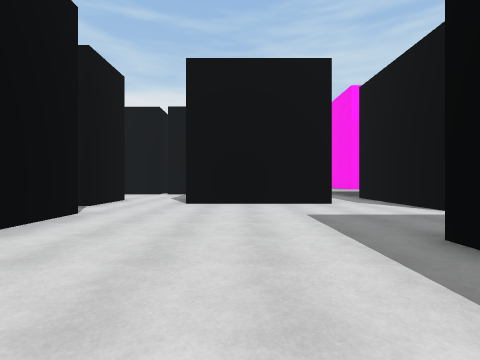
View 1 (above)

15 first-person views from a walk through a scene from a Unity 3-D project. The camera is 1.3 m above the floor, looks level and sees 85° across. The floor is counted in squares, 2 m on a side. Each view is taken from the middle of a square. On the plan, view 1 faces up. The plan holds only what a view shows up to about 9 squares ahead; the rest is blank. The place goes on beyond the plan. The player is left out.

View 2
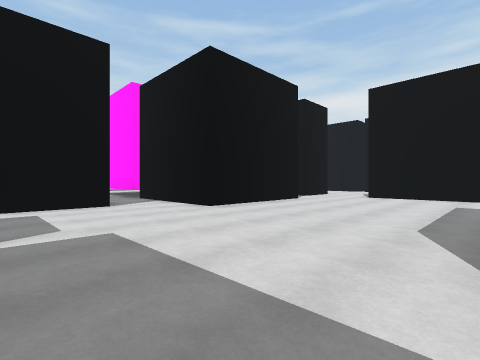

View 3
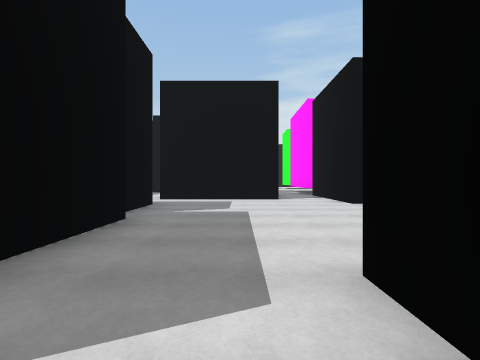

View 4
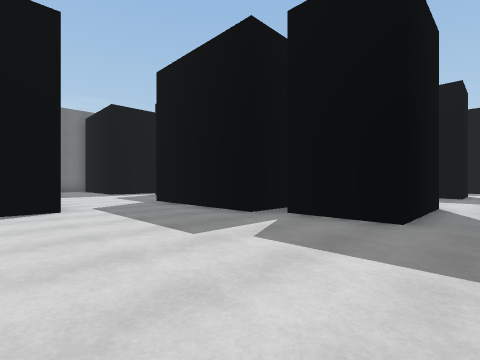

View 5
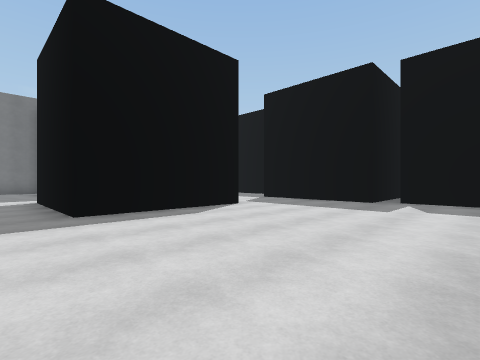

View 6
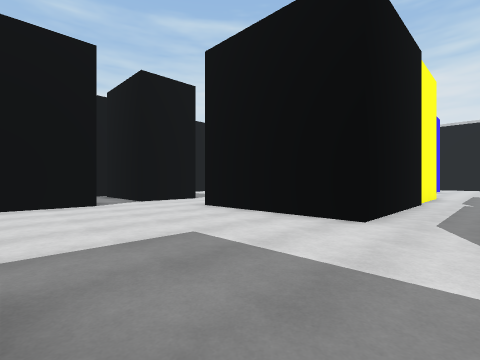

View 7
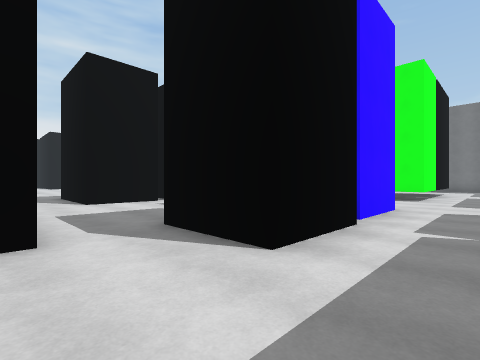

View 8
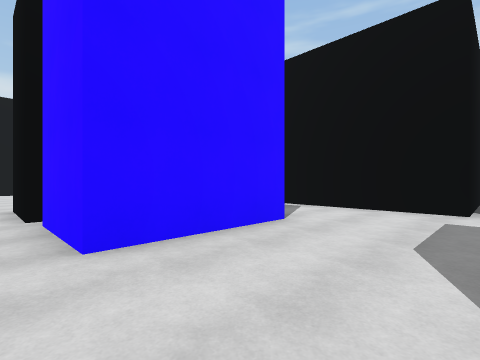

View 9
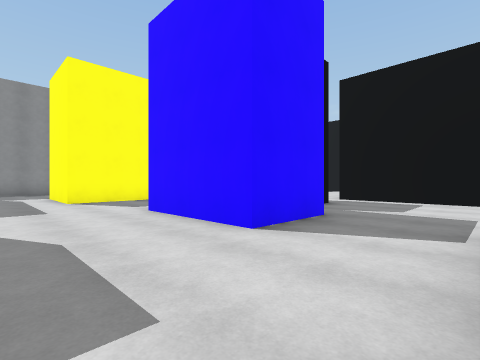

View 10
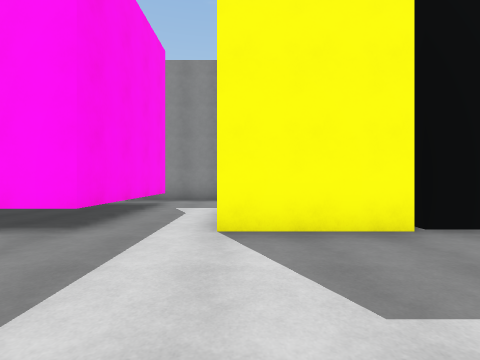

View 11
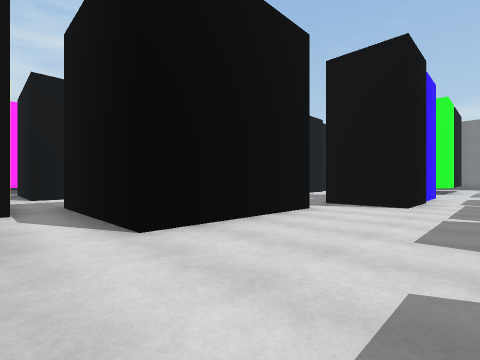

View 12
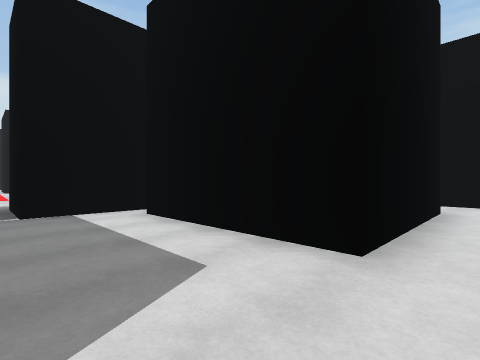

View 13
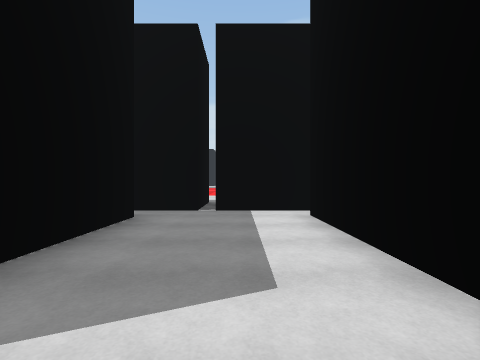

View 14
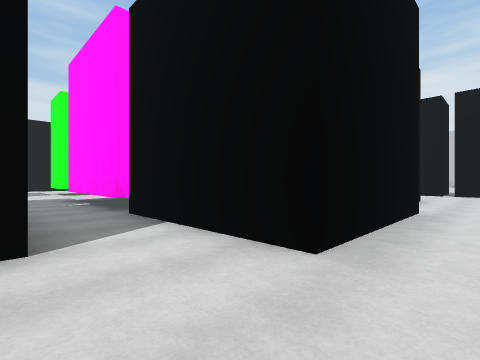

View 15
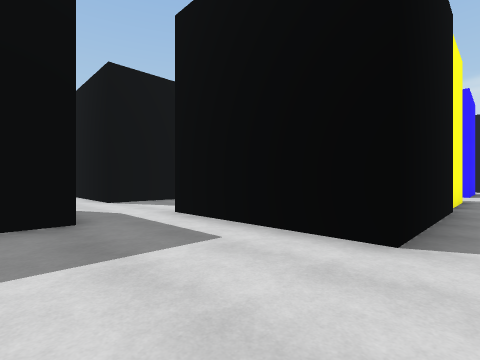

### Floor plan
Key: @ floor where view 1 was taken; # wall or solid block; . floor.
Columns run from 13 left of view 1 to 4 right of it. Each row starts with its distance up from view 1.
  9          ...   #..
  8          #..####..
  7         ##........
  6         ..........
  5          #........
  4          #........
  3          #........
  2          #......##
  1 ..########......#
  0 .............@..#
 -1 ..##.####.......#
 -2    # #  #.........
 -3    # #  #.........
 -4    #.#  #....####.
 -5    #......####  #
 -6    #......####   #
 -7  .##......####  ##
 -8    #.####....####.
 -9    #.#  #.........
-10    ..#  #.........
-11    ..####....##...
-12    .......#  ##...
-13    .......#####...
-14    ...............
-15    ...............
-16             ......
-17             ####.#
-18                #.#
-19                 .#
-20                 .#
-21                 ..
-22                 ##

Positions as (right, up) in squares from view 1, and headings:
1: (0, 0), facing up
2: (2, -3), facing up-left
3: (4, -2), facing left
4: (-4, 0), facing down-right
5: (-3, 4), facing down-right
6: (4, 3), facing up-left
7: (-5, -15), facing up-right
8: (4, -14), facing up-left
9: (4, -8), facing down-left
10: (2, -13), facing down
11: (-10, -15), facing up-right
12: (-4, -7), facing up-left
13: (-4, -6), facing left
14: (-2, -1), facing up-left
15: (-2, 0), facing down-left
